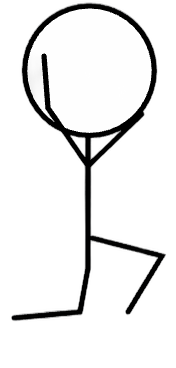
#> input picture Assets/images/Stickman/Jump/Jump 1.png, 176 x 368 px; its folder holds 4 pictures in this run
$ python create_flipped_jump.py
#> lines starting #> are read from the running program, lines starting #| are printed output that depends on the picture
import os
from PIL import Image

# Current directory path
current_dir = os.path.dirname(os.path.abspath(__file__))

# Process Jump 1 and Jump 2 images
for i in range(1, 3):  # Jump 1 and Jump 2
    input_file = os.path.join(current_dir, f"Jump {i}.png")
    output_file = os.path.join(current_dir, f"Jump {i}_flipped.png")

    try:
        with Image.open(input_file) as img:
            # Flip around x-axis (vertical flip)
#> img is the input picture: PIL image 176x368 RGBA; mean R, G, B, A 47, 47, 47.1, 66.1
            flipped_img = img.transpose(Image.FLIP_LEFT_RIGHT)
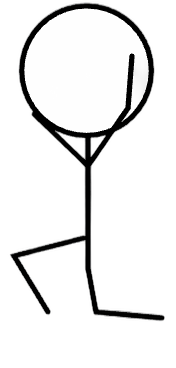
#> flipped_img: PIL image 176x368 RGBA; mean R, G, B, A 47, 47, 47.1, 66.1; transparent parts drawn white
            flipped_img.save(output_file)
            print(f"✅ Created flipped version: Jump {i}_flipped.png")
    except Exception as e:
        print(f"❌ Error processing Jump {i}.png: {str(e)}")
#> pass 2 of the loop `for i in range(1, 3):`:
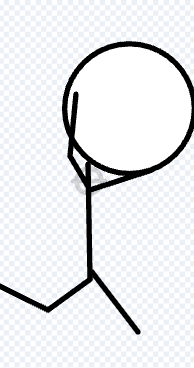
#> input picture Assets/images/Stickman/Jump/Jump 2.png, 194 x 368 px
#> img is the input picture: PIL image 194x368 RGBA; mean R, G, B, A 231.5, 233.4, 236.2, 255
#> `flipped_img = img.transpose(Image.FLIP_LEFT_RIGHT)`:
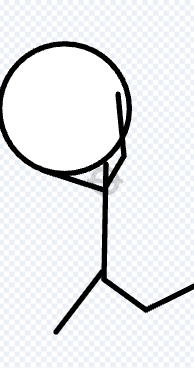
#> flipped_img: PIL image 194x368 RGBA; mean R, G, B, A 231.5, 233.4, 236.2, 255

print("🎉 Flipped jump images created!")
